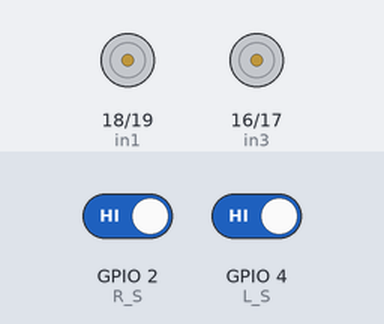
Simulated run of this sketch. Board: ESP32. Shown: motor-driver pin pairs drawn as motors (green arrow = first pin HIGH = forward, orange = second pin HIGH = backward, longer = more drive, scaled by the enable pin). The test bench sets the inputs (shaded band); at power-on: GPIO 2 (R_S) HIGH, GPIO 4 (L_S) HIGH.

Above: at 4.2 s.
4.3 s: GPIO 2 (R_S) driven LOW
At 5.3 s:
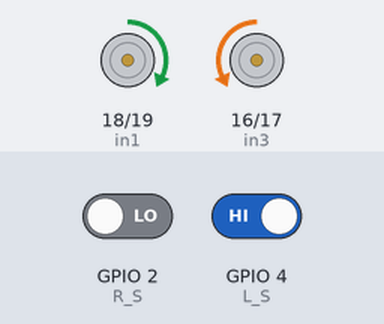
5.8 s: GPIO 4 (L_S) driven LOW
At 6.5 s:
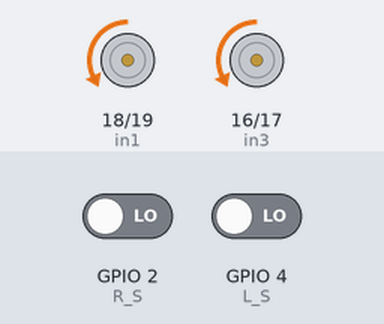
7.3 s: GPIO 2 (R_S) driven HIGH
At 7.6 s:
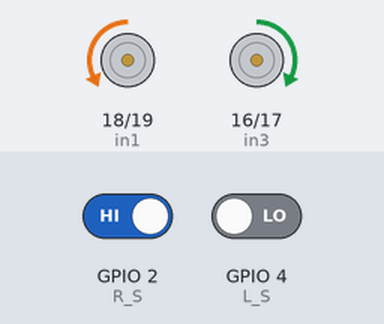
8.8 s: GPIO 4 (L_S) driven HIGH
At 9.9 s:
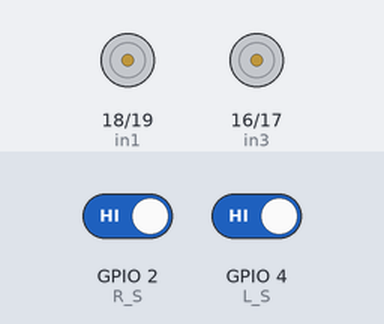
Timing chart, 0 to 11.3 s (numbered marks = the images above; inputs shaded):
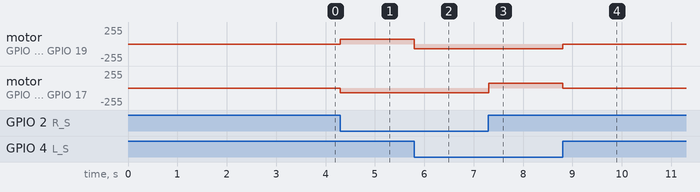

The sketch:

Basic_Code_without_IoT_.ino
```cpp
#define in1 18 //Left_Motor IN1

#define in2 19 //Left_Motor IN2

#define in3 16 //Right_Motor IN3

#define in4 17 //Right_Motor IN4

#define ena 26
#define enb 25

#define R_S 2 //Right_IR_Snsor

#define L_S 4 //Left_IR_Sensor

const int frequency = 500;
const int pwm_channel1 = 0;
const int pwm_channel2 = 0;
const int resolution = 8;;

void setup(){

Serial.begin(9600);

pinMode(R_S, INPUT);

pinMode(L_S, INPUT);

pinMode(in1, OUTPUT);

pinMode(in2, OUTPUT);

pinMode(in3, OUTPUT);

pinMode(in4, OUTPUT);

pinMode(ena, OUTPUT);

pinMode(enb, OUTPUT);

ledcSetup(pwm_channel1, frequency, resolution);

ledcSetup(pwm_channel2, frequency, resolution);

ledcAttachPin(ena, pwm_channel1);
ledcAttachPin(enb, pwm_channel2);

ledcWrite(pwm_channel1, 70 );
ledcWrite(pwm_channel2, 70 );

delay(3000);

}

void loop(){

if((digitalRead(R_S) == 0)&&(digitalRead(L_S) == 0)){forward();}   //if Right Sensor and Left Sensor are at White color then it will call forword function

if((digitalRead(R_S) == 1)&&(digitalRead(L_S) == 0)){turnRight();} //if Right Sensor is Black and Left Sensor is White then it will call turn Right function

if((digitalRead(R_S) == 0)&&(digitalRead(L_S) == 1)){turnLeft();}  //if Right Sensor is White and Left Sensor is Black then it will call turn Left function

if((digitalRead(R_S) == 1)&&(digitalRead(L_S) == 1)){Stop();} //if Right Sensor and Left Sensor are at Black color then it will call Stop function

}

 void forward(){  //forword

digitalWrite(in2, HIGH); //Right Motor forword Pin

digitalWrite(in1, LOW);  //Right Motor backword Pin

digitalWrite(in4, HIGH);  //Left Motor backword Pin

digitalWrite(in3, LOW); //Left Motor forword Pin

}

void turnLeft(){ //turnRight

digitalWrite(in1, HIGH);  //Right Motor forword Pin

digitalWrite(in2, LOW); //Right Motor backword Pin

digitalWrite(in3, LOW);  //Left Motor backword Pin

 digitalWrite(in4, HIGH); //Left Motor forword Pin


}

void turnRight(){ //turnLeft

digitalWrite(in1, LOW); //Right Motor forword Pin

digitalWrite(in2, HIGH);  //Right Motor backword Pin

digitalWrite(in3, HIGH); //Left Motor backword Pin

digitalWrite(in4, LOW);  //Left Motor forword Pin


}

void Stop(){ //stop

digitalWrite(in1, LOW); //Right Motor forword Pin

digitalWrite(in2, LOW); //Right Motor backword Pin

digitalWrite(in3, LOW); //Left Motor backword Pin

digitalWrite(in4, LOW); //Left Motor forword Pin


}
```

Measured:
- after the input at 4.3 s, motor on GPIO 18 (in1) / GPIO 19 (in2): stopped → forward 70/255 at once; motor on GPIO 16 (in3) / GPIO 17 (in4): stopped → backward 70/255 at once
- after the input at 5.8 s, motor on GPIO 18 (in1) / GPIO 19 (in2): forward 70/255 → backward 70/255 at once
- after the input at 7.3 s, motor on GPIO 16 (in3) / GPIO 17 (in4): backward 70/255 → forward 70/255 at once
- after the input at 8.8 s, motor on GPIO 18 (in1) / GPIO 19 (in2): backward 70/255 → stopped at once; motor on GPIO 16 (in3) / GPIO 17 (in4): forward 70/255 → stopped at once
